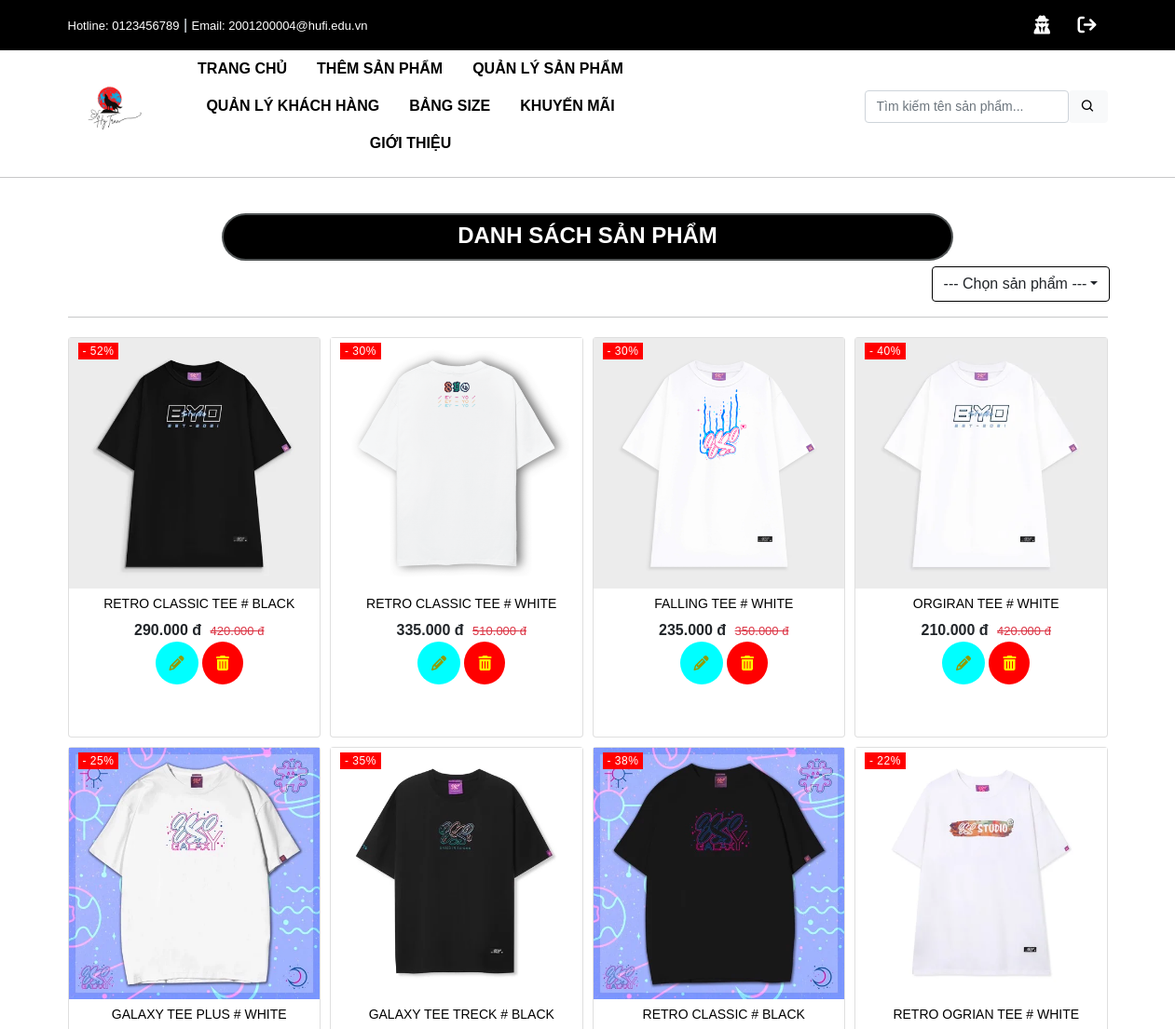
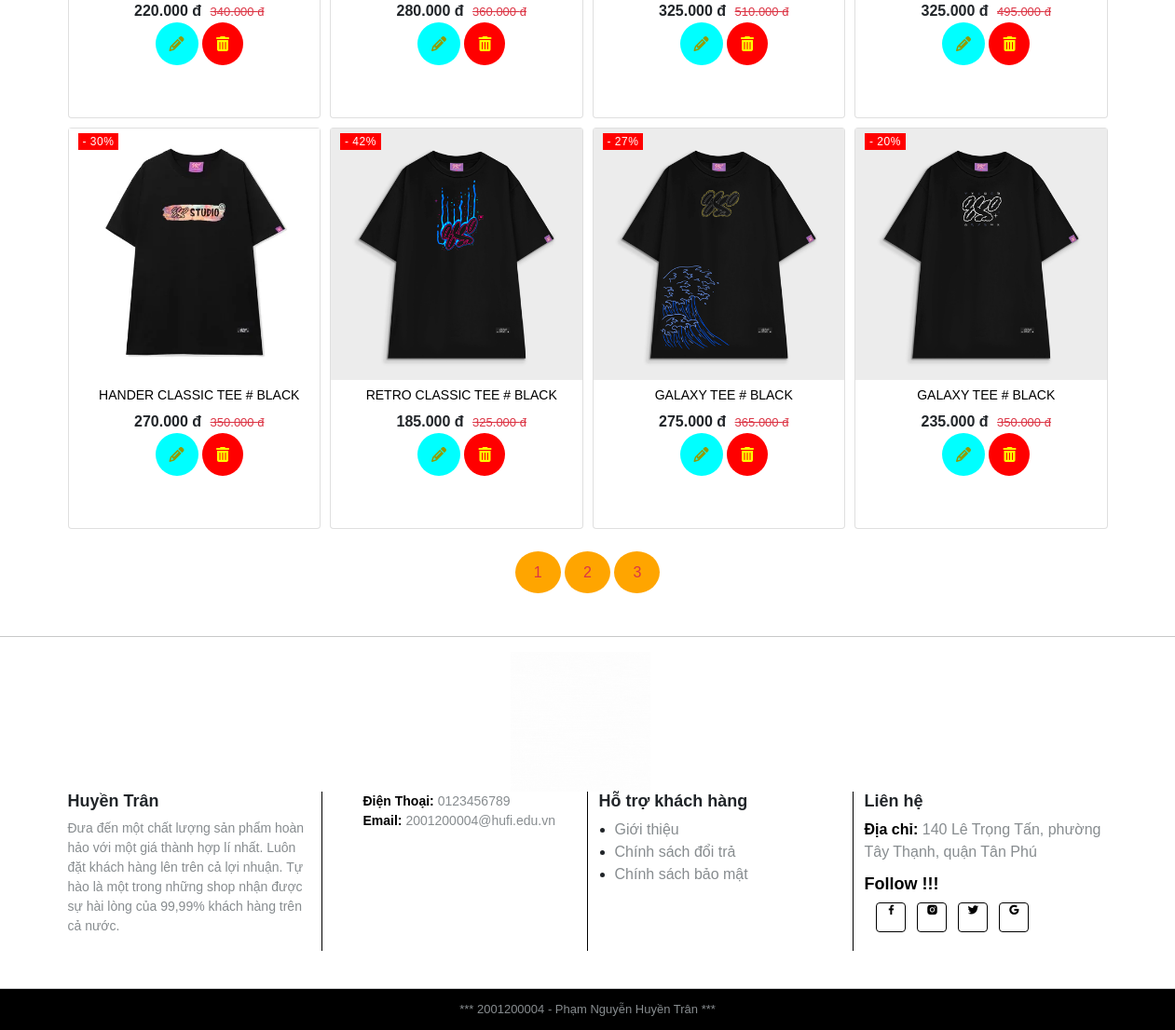
The app's page /admin/QuanLySP.php with its own data (2 pictures, top to bottom).
### tables this page shows
CREATE TABLE `ao` (
  `id` int NOT NULL,
  `name` varchar(255) NOT NULL,
  `description` text NOT NULL,
  `sale` varchar(10) NOT NULL,
  `sale_price` int NOT NULL,
  `cost` int NOT NULL,
  `image` varchar(255) NOT NULL,
  `type` varchar(50) NOT NULL
);

### class/Product.php (called while the page is built, shortened)
<?php
class Product
{
    public static function getPage($pdo, $limit, $offset)
    {
        $sql = "SELECT * FROM ao ORDER BY id LIMIT :limit OFFSET :offset";
        $stmt = $pdo->prepare($sql);
        $stmt->bindValue(':limit', $limit, PDO::PARAM_INT);
        $stmt->bindValue(':offset', $offset, PDO::PARAM_INT);
        if ($stmt->execute()) {
            $stmt->setFetchMode(PDO::FETCH_CLASS, 'Product');
            return $stmt->fetchAll();
        }
    }
}
?>

### admin/QuanLySP.php (the view, shortened to what this page needs)
<?php
require '../class/Database.php';
require '../class/Product.php';
?>
<?php
$db = new Database();
$pdo = $db->getConnect();
$product_per_page = 12;
$page = $_GET['page'] ?? 1;
$limit = $product_per_page;
$offset = ($page-1) * $product_per_page;
$data = Product::getPage($pdo, $limit, $offset);
?>
<?php
$asc = Product::increase($pdo);
?>
<?php include 'header.php'; ?>
<hr>
<div class="section-product-collection">
    <div class="home-product-collection">
        <div class="container">
            <div class="section-heading">
                <h2 class="heading-title">
                    <a href="QuanLySP.php">DANH SÁCH SẢN PHẨM</a>
                </h2>
                <div class="dropdown col-md-4 offset-md-9">
                    <a class="btn dropdown-toggle" href="#" role="button" data-bs-toggle="dropdown"
                    aria-expanded="false" style="border: 1px solid black">--- Chọn sản phẩm ---</a>
                </div>
                <hr>
                <div class="listproduct-row">
                    <?php if(!isset($_GET['btnTimKiemAD'])) : ?>
                        <?php
                            if(isset($_POST["asc"])):
                                foreach($asc as $product): ?>
                                    <div class="col-md-3">
                                        <div class="card">
                                            <div class="card-title">
                                                <div class="pro-sale">
                                                    <span>- <?php echo $product->sale ?></span>
                                                </div>
                                                <div class="box">
                                                    <a href="../ChiTietSanPham.php?id=<?php echo $product->id?>">
                                                        <img src="../mode/img-Aothun/<?php echo $product->image ?>" class="img-fluid img-tr" alt="">
                                                    </a>
                                                </div>
                                            </div>
                                            <div class="card-body product-details">
                                                <h3><?php echo $product->name ?></h3>
                                                <div class="product-price">
                                                    <span class="price"><?php echo number_format($product->sale_price, 0, ',', '.')?> đ</span>
                                                    <span class="price-del text-danger"><?php echo number_format($product->cost, 0, ',', '.')?> đ</span>
                                                    <br>
                                                    <span><a class="btn" href="edit-product.php?id=<?= $product->id ?>" style="background-color: aqua; border-radius: 100%">
                                                        <i class="fa-solid fa-pencil fa-beat" title="Sửa"
                                                            style="color: #919b03; padding: 8px 2px"></i></a></span>
                                                    <span><a class="btn" href="delete-product.php?id=<?= $product->id ?>" style="background-color: red; border-radius: 100%">
                                                        <i class="fa-solid fa-trash-can fa-shake" style="color: yellow;  padding: 8px 2px"></i></a></span>
                                                </div>
                                            </div>
                                        </div>
                                    </div>
                                <?php endforeach; ?>
                            <?php else:?>
                            <?php foreach($data as $product): ?>
                                    <div class="col-md-3">
                                        <div class="card">
                                            <div class="card-title">
                                                <div class="pro-sale">
                                                    <span>- <?php echo $product->sale ?></span>
                                                </div>
                                                <div class="box">
                                                    <a href="../ChiTietSanPham.php?id=<?php echo $product->id?>">
                                                        <img src="../mode/img-Aothun/<?php echo $product->image ?>" class="img-fluid img-tr" alt="">
                                                    </a>
                                                </div>
                                            </div>
                                            <div class="card-body product-details">
                                                <h3><?php echo $product->name ?></h3>
                                                <div class="product-price">
                                                    <span class="price"><?php echo number_format($product->sale_price, 0, ',', '.')?> đ</span>
                                                    <span class="price-del text-danger"><?php echo number_format($product->cost, 0, ',', '.')?> đ</span>
                                                    <br>
                                                    <span><a class="btn" href="edit-product.php?id=<?= $product->id ?>" style="background-color: aqua; border-radius: 100%">
                                                        <i class="fa-solid fa-pencil fa-beat" title="Sửa"
                                                            style="color: #919b03; padding: 8px 2px"></i></a></span>
                                                    <span><a class="btn" href="delete-product.php?id=<?= $product->id ?>" style="background-color: red; border-radius: 100%">
                                                        <i class="fa-solid fa-trash-can fa-shake" style="color: yellow;  padding: 8px 2px"></i></a></span>
                                                </div>
                                            </div>
                                        </div>
                                    </div>
                                <?php endforeach; ?>
                        <?php endif; ?>
                    <?php endif; ?>
                </div>
            </div>
            <div class="paging text-center">
                <?php for ($i = 1; $i < 4; $i++) {
                    echo "<span class='text-danger '></span><a href='?page=$i' class='mx-auto text-danger'
                    style='text-align:center; padding: 14px 20px; background-color: orange; text-decoration: none; border-radius: 100%'>
                    $i</a> ";
                } ?>
            </div>
        </div>
    </div>
</div>
<?php include 'footer.php'; ?>

### product.css (style rules this page uses)
.product-Details { margin-bottom: 40px; }

### records on screen
ao: sale "52%", image (picture), name "RETRO CLASSIC TEE # BLACK", sale_price "290.000", cost "420.000"
ao: sale "30%", image (picture), name "RETRO CLASSIC TEE # WHITE", sale_price "335.000", cost "510.000"
ao: sale "30%", image (picture), name "FALLING TEE # WHITE", sale_price "235.000", cost "350.000"
ao: sale "40%", image (picture), name "ORGIRAN TEE # WHITE", sale_price "210.000", cost "420.000"
ao: sale "25%", image (picture), name "GALAXY TEE PLUS # WHITE", sale_price "220.000", cost "340.000"
ao: sale "35%", image (picture), name "GALAXY TEE TRECK # BLACK", sale_price "280.000", cost "360.000"
ao: sale "38%", image (picture), name "RETRO CLASSIC # BLACK", sale_price "325.000", cost "510.000"
ao: sale "22%", image (picture), name "RETRO OGRIAN TEE # WHITE", sale_price "325.000", cost "495.000"
ao: sale "30%", image (picture), name "HANDER CLASSIC TEE # BLACK", sale_price "270.000", cost "350.000"
ao: sale "42%", image (picture), name "RETRO CLASSIC TEE # BLACK", sale_price "185.000", cost "325.000"
ao: sale "27%", image (picture), name "GALAXY TEE # BLACK", sale_price "275.000", cost "365.000"
ao: sale "20%", image (picture), name "GALAXY TEE # BLACK", sale_price "235.000", cost "350.000"
